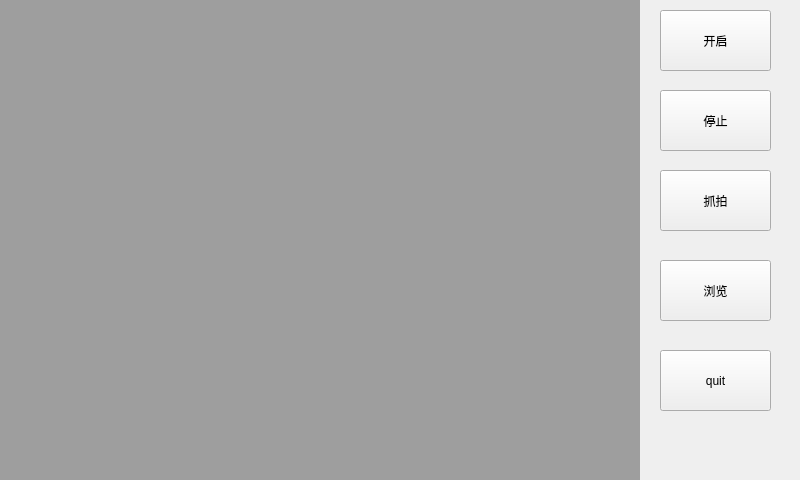
<?xml version="1.0" encoding="UTF-8"?>
<ui version="4.0">
 <class>Widget</class>
 <widget class="QWidget" name="Widget">
  <property name="geometry">
   <rect>
    <x>0</x>
    <y>0</y>
    <width>800</width>
    <height>480</height>
   </rect>
  </property>
  <property name="windowTitle">
   <string>Widget</string>
  </property>
  <widget class="QLabel" name="label_video">
   <property name="geometry">
    <rect>
     <x>0</x>
     <y>0</y>
     <width>640</width>
     <height>480</height>
    </rect>
   </property>
   <property name="styleSheet">
    <string notr="true">background-color: rgb(158, 158, 158);</string>
   </property>
   <property name="text">
    <string/>
   </property>
  </widget>
  <widget class="QPushButton" name="btn_start">
   <property name="geometry">
    <rect>
     <x>660</x>
     <y>10</y>
     <width>111</width>
     <height>61</height>
    </rect>
   </property>
   <property name="text">
    <string>开启</string>
   </property>
  </widget>
  <widget class="QPushButton" name="btn_stop">
   <property name="geometry">
    <rect>
     <x>660</x>
     <y>90</y>
     <width>111</width>
     <height>61</height>
    </rect>
   </property>
   <property name="text">
    <string>停止</string>
   </property>
  </widget>
  <widget class="QPushButton" name="btn_capture">
   <property name="geometry">
    <rect>
     <x>660</x>
     <y>170</y>
     <width>111</width>
     <height>61</height>
    </rect>
   </property>
   <property name="text">
    <string>抓拍</string>
   </property>
  </widget>
  <widget class="QPushButton" name="btn_show">
   <property name="geometry">
    <rect>
     <x>660</x>
     <y>260</y>
     <width>111</width>
     <height>61</height>
    </rect>
   </property>
   <property name="text">
    <string>浏览</string>
   </property>
  </widget>
  <widget class="QPushButton" name="btn_show_2">
   <property name="geometry">
    <rect>
     <x>660</x>
     <y>350</y>
     <width>111</width>
     <height>61</height>
    </rect>
   </property>
   <property name="text">
    <string>quit</string>
   </property>
  </widget>
 </widget>
 <resources/>
 <connections/>
</ui>
